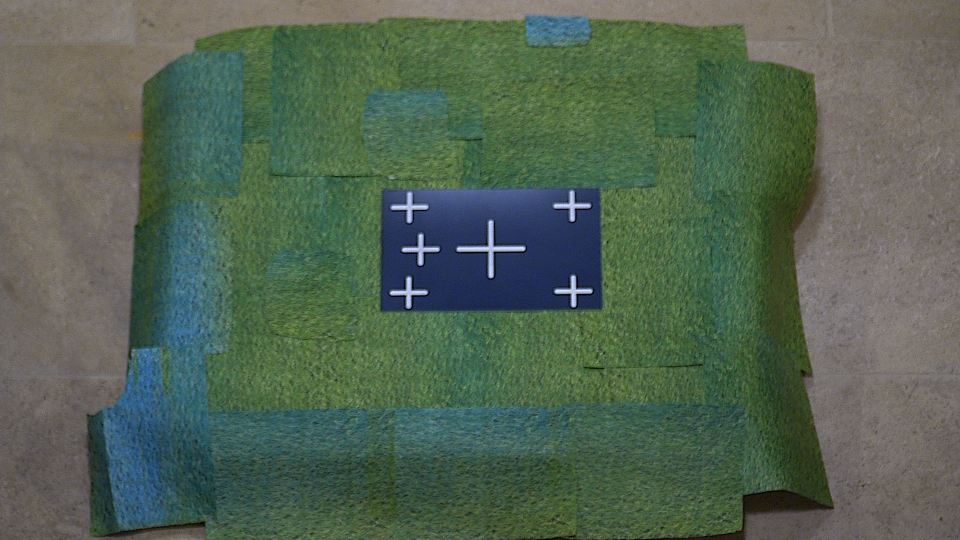
#> input picture jpg_samples/seq2_0 1.jpg, 1920 x 1080 px (shown at 1/2 size)
$ python -i cross_roi.py   (imports and definitions only)
#> lines starting #> are read from the running program, lines starting #| are printed output that depends on the picture; after the words box and inside, x2 and y2 are one past the last pixel; in counts of white or black regions, pixels touching at a corner belong together
# cross_roi.py
from __future__ import annotations

from dataclasses import dataclass
from typing import Optional, Tuple

import numpy as np
import cv2
import torch
from PIL import Image


@dataclass
class RoiResult:
    mask_hw: torch.Tensor          # [1,H,W] float32 in {bg_weight..1} (soft)
    quad_xy: Optional[np.ndarray]  # [4,2] float32 (TL,TR,BR,BL) in resized coords (bbox)
    score: float                   # higher = more confident


def _bbox_to_quad(x0: int, y0: int, x1: int, y1: int) -> np.ndarray:
    """Convert bbox corners into quad TL,TR,BR,BL."""
    return np.array([[x0, y0], [x1, y0], [x1, y1], [x0, y1]], dtype=np.float32)


def _soft_weight_from_bbox(
    H: int,
    W: int,
    x0: int,
    y0: int,
    x1: int,
    y1: int,
    bg_weight: float,
    dilate_px: int,
    blur_px: int,
) -> torch.Tensor:
    hard = np.zeros((H, W), dtype=np.uint8)
    x0 = int(np.clip(x0, 0, W - 1))
    x1 = int(np.clip(x1, 0, W - 1))
    y0 = int(np.clip(y0, 0, H - 1))
    y1 = int(np.clip(y1, 0, H - 1))
    if x1 <= x0 or y1 <= y0:
        # invalid box: return ones
        return torch.ones((1, H, W), dtype=torch.float32)

    hard[y0:y1 + 1, x0:x1 + 1] = 255

    if dilate_px > 0:
        k = cv2.getStructuringElement(cv2.MORPH_ELLIPSE, (2 * dilate_px + 1, 2 * dilate_px + 1))
        hard = cv2.dilate(hard, k, iterations=1)

    soft = hard.astype(np.float32) / 255.0

    if blur_px and blur_px > 1:
        if blur_px % 2 == 0:
            blur_px += 1
        soft = cv2.GaussianBlur(soft, (blur_px, blur_px), 0)

    # map [0..1] -> [bg_weight..1]
    soft = bg_weight + (1.0 - bg_weight) * soft
    return torch.from_numpy(soft).unsqueeze(0).float()


def _detect_white_stroke_cluster_bbox(
    bgr: np.ndarray,
) -> Tuple[Optional[Tuple[int, int, int, int]], float]:
    """
    Detect a cluster of white "stroke-like" components (the crosses) and return a bbox (x0,y0,x1,y1).

    Robust to warm lighting because it works in grayscale with contrast enhancement.
    """

    H, W = bgr.shape[:2]
    gray = cv2.cvtColor(bgr, cv2.COLOR_BGR2GRAY)

    # Contrast normalize for lighting variation (warm cast, shadows)
    clahe = cv2.createCLAHE(clipLimit=2.0, tileGridSize=(8, 8))
    g = clahe.apply(gray)

    # Slight blur to reduce sensor noise / salt-pepper
    g = cv2.GaussianBlur(g, (5, 5), 0)

    # Threshold for bright/white strokes.
    # Using Otsu on many scenes works well; if the scene is very bright, Otsu can fail,
    # but your assumption is: crosses are the brightest, so this is usually fine.
    _, bw = cv2.threshold(g, 0, 255, cv2.THRESH_BINARY + cv2.THRESH_OTSU)

    # Clean speckles and join fragmented strokes slightly
    bw = cv2.morphologyEx(
        bw, cv2.MORPH_OPEN,
        cv2.getStructuringElement(cv2.MORPH_RECT, (3, 3)),
        iterations=1
    )
    bw = cv2.morphologyEx(
        bw, cv2.MORPH_CLOSE,
        cv2.getStructuringElement(cv2.MORPH_RECT, (3, 3)),
        iterations=1
    )

    # Connected components so we can filter by geometry (stroke-like)
    num, labels, stats, _centroids = cv2.connectedComponentsWithStats(bw, connectivity=8)

    # Collect candidate components
    comps = []
    for i in range(1, num):
        x, y, ww, hh, area = stats[i]

        # Basic area filtering: remove tiny noise and huge bright regions
        if area < 20:
            continue
        if area > 0.02 * H * W:
            continue

        # Aspect ratio: strokes can be vertical or horizontal but not insanely long
        ar = ww / (hh + 1e-6)
        if ar < 0.15 or ar > 6.5:
            continue

        # Stroke-likeness via compactness: perimeter^2 / area
        comp_mask = (labels == i).astype(np.uint8) * 255
        cnts, _ = cv2.findContours(comp_mask, cv2.RETR_EXTERNAL, cv2.CHAIN_APPROX_SIMPLE)
        if not cnts:
            continue
        c = cnts[0]
        per = float(cv2.arcLength(c, True))
        a = float(cv2.contourArea(c))
        if a < 1e-6:
            continue
        note = (per * per) / (4.0 * np.pi * a + 1e-6)

        # blobs ~1-2, strokes bigger; clamp to reasonable range
        if note < 2.0 or note > 120.0:
            continue

        comps.append((i, x, y, ww, hh, area, note))

    if len(comps) < 2:
        return None, -1.0

    # Build a bbox union of all candidates (or you could cluster, but usually not needed here)
    xs0 = [c[1] for c in comps]
    ys0 = [c[2] for c in comps]
    xs1 = [c[1] + c[3] for c in comps]
    ys1 = [c[2] + c[4] for c in comps]

    x0, y0, x1, y1 = min(xs0), min(ys0), max(xs1), max(ys1)

    # Expand bbox margin a bit (cross cluster usually needs some padding)
    # Use image-relative padding so it scales across resolutions.
    pad = int(0.04 * max(H, W))  # ~4% of max dimension
    x0 = max(0, x0 - pad)
    y0 = max(0, y0 - pad)
    x1 = min(W - 1, x1 + pad)
    y1 = min(H - 1, y1 + pad)

    # Confidence score:
    # - More components is better
    # - More total bright area is better
    # - Tighter bbox (relative to image) is better
    n = len(comps)
    total_area = float(sum(c[5] for c in comps))
    bbox_area = float((x1 - x0 + 1) * (y1 - y0 + 1))
    tightness = float(total_area / (bbox_area + 1e-6))  # higher when candidates fill bbox

    # Penalize bboxes that cover too much of the image
    frac = bbox_area / (H * W + 1e-6)
    size_pen = float(np.clip(1.0 - frac / 0.40, 0.0, 1.0))  # ok up to ~40% image

    score = (n * 1500.0) + (total_area * 0.5) + (tightness * 3000.0) + (size_pen * 2000.0)
    return (x0, y0, x1, y1), float(score)


def build_cross_weight_mask(
    pil_rgb: Image.Image,
    out_hw: Tuple[int, int],
    bg_weight: float = 0.20,
    dilate_px: int = 10,
    blur_px: int = 11,
) -> RoiResult:
    """
    Returns a soft mask [1,H,W] in [bg_weight..1].
    If detection fails, returns all-ones (no masking).

    This version detects the white cross strokes directly (lighting-robust).
    """
    H_out, W_out = out_hw

    # Resize to model input size
    pil_rs = pil_rgb.resize((W_out, H_out), Image.BILINEAR)
    rgb = np.array(pil_rs, dtype=np.uint8)
    bgr = cv2.cvtColor(rgb, cv2.COLOR_RGB2BGR)

    bbox, score = _detect_white_stroke_cluster_bbox(bgr)

    if bbox is None:
        mask = torch.ones((1, H_out, W_out), dtype=torch.float32)
        return RoiResult(mask_hw=mask, quad_xy=None, score=-1.0)

    x0, y0, x1, y1 = bbox
    quad = _bbox_to_quad(x0, y0, x1, y1)
    mask = _soft_weight_from_bbox(
        H_out, W_out, x0, y0, x1, y1,
        bg_weight=bg_weight,
        dilate_px=dilate_px,
        blur_px=blur_px,
    )
    return RoiResult(mask_hw=mask, quad_xy=quad, score=score)


def apply_cross_roi_weight(x_chw: torch.Tensor, w_1hw: torch.Tensor) -> torch.Tensor:
    """
    Multiply an image tensor [3,H,W] or [6,H,W] by weight map [1,H,W].
    """
    if w_1hw.dtype != x_chw.dtype:
        w_1hw = w_1hw.to(dtype=x_chw.dtype)
    return x_chw * w_1hw


def preprocess_with_cross_mask(
    pil_rgb: Image.Image,
    out_hw: Tuple[int, int],
    x_tensor: Optional[torch.Tensor] = None,
    bg_weight: float = 0.20,
) -> Tuple[torch.Tensor, RoiResult]:
    roi = build_cross_weight_mask(pil_rgb, out_hw=out_hw, bg_weight=bg_weight)
    if x_tensor is None:
        return roi.mask_hw, roi
    x2 = apply_cross_roi_weight(x_tensor, roi.mask_hw)
    return x2, roi


def debug_overlay(img_pil: Image.Image, out_hw=(180, 320), bg_weight: float = 0.20) -> Image.Image:
    """
    Debug overlay: red = ROI, green box = detected bbox (quad).
    Uses raw mask thresholding for visualization (not weight thresholding).
    """
    img_rgb = np.array(img_pil.convert("RGB"))
    H, W = out_hw

    roi = build_cross_weight_mask(img_pil, out_hw=out_hw, bg_weight=bg_weight)
    img_rs = cv2.resize(img_rgb, (W, H), interpolation=cv2.INTER_AREA)

    m = roi.mask_hw.squeeze(0).numpy()
    raw = (m - bg_weight) / (1.0 - bg_weight + 1e-6)
    raw = np.clip(raw, 0.0, 1.0)
    m_bin = (raw > 0.5).astype(np.uint8)

    overlay = img_rs.copy()
    overlay[m_bin > 0] = (255, 0, 0)
    out = cv2.addWeighted(img_rs, 0.80, overlay, 0.20, 0)

    if roi.quad_xy is not None:
        q = roi.quad_xy.astype(np.int32)
        cv2.polylines(out, [q], isClosed=True, color=(0, 255, 0), thickness=2)
        cv2.putText(
            out,
            f"score={roi.score:.0f}",
            (q[0][0], max(0, q[0][1] - 5)),
            cv2.FONT_HERSHEY_SIMPLEX,
            0.5,
            (0, 255, 0),
            1,
            cv2.LINE_AA,
        )
    else:
        cv2.putText(
            out,
            "ROI FAIL",
            (10, 20),
            cv2.FONT_HERSHEY_SIMPLEX,
            0.6,
            (255, 0, 0),
            2,
            cv2.LINE_AA,
        )

    return Image.fromarray(out)

>>> from PIL import Image
>>> picture = Image.open('jpg_samples/seq2_0 1.jpg')
#> picture is the input picture: PIL image 1920x1080 RGB; mean R, G, B 82.8, 99.5, 83
>>> result = debug_overlay(picture)
#> in build_cross_weight_mask, `pil_rs = pil_rgb.resize((W_out, H_out), Image.BILINEAR)`:
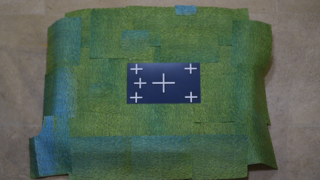
#> pil_rs: PIL image 320x180 RGB; mean R, G, B 82.8, 99.5, 83
#> in _detect_white_stroke_cluster_bbox, `gray = cv2.cvtColor(bgr, cv2.COLOR_BGR2GRAY)`:
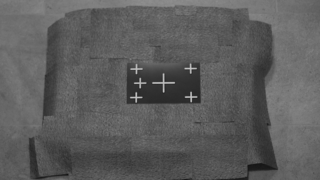
#> gray: shape (180, 320); min 19, max 196, mean 92.7
#> in _detect_white_stroke_cluster_bbox, `g = cv2.GaussianBlur(g, (5, 5), 0)`:
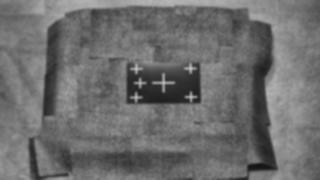
#> g: shape (180, 320); min 19, max 194, mean 109.2
#> in _detect_white_stroke_cluster_bbox, `_, bw = cv2.threshold(g, 0, 255, cv2.THRESH_BINARY + cv2.THRESH_OTSU)`:
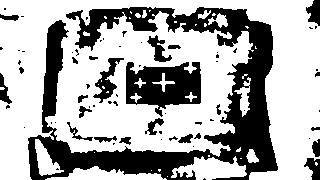
#> bw: shape (180, 320); 67.1% white; 69 black regions (46 under 20 px), largest, box (x1, y1, x2, y2) and area: (28, 7, 278, 180) 13741, (126, 62, 201, 117) 2629, (93, 58, 124, 103) 475
#> in _detect_white_stroke_cluster_bbox, `bw = cv2.morphologyEx( bw, cv2.MORPH_OPEN, cv2.getStructuringElement(c..`: bw: shape (180, 320); 65.9% white; 53 black regions (32 under 20 px), largest, box (x1, y1, x2, y2) and area: (28, 7, 278, 180) 14172, (126, 62, 201, 135) 2903, (93, 58, 124, 103) 511
#> in _detect_white_stroke_cluster_bbox, `bw = cv2.morphologyEx( bw, cv2.MORPH_CLOSE, cv2.getStructuringElement(..`:
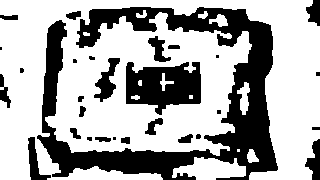
#> bw: shape (180, 320); 66.9% white; 29 black regions (8 under 20 px), largest, box (x1, y1, x2, y2) and area: (37, 7, 278, 180) 13508, (126, 62, 201, 115) 2725, (94, 58, 120, 102) 493
#> in _detect_white_stroke_cluster_bbox, `num, labels, stats, _centroids = cv2.connectedComponentsWithStats(bw, ..`:
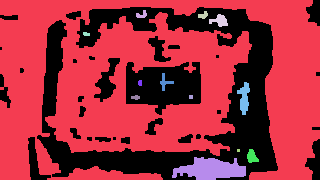
#> labels: shape (180, 320) int32; 14 distinct labels, from 0 to 13; one colour per label, 0 black
#> in _detect_white_stroke_cluster_bbox, `num, labels, stats, _centroids = cv2.connectedComponentsWithStats(bw, ..`: num = 14; stats = 14 rows, first 6: [0, 0, 320, 180, 19056], [0, 0, 320, 180, 36636], [136, 10, 11, 8, 53], [198, 11, 10, 8, 50], [209, 14, 19, 13, 139], [83, 32, 7, 4, 24]
#> the loop in _detect_white_stroke_cluster_bbox, `for i in range(1, num):` made 13 passes
#> (x, y, ww, hh, area, ar, per, a) on passes 2, 3, 4, 5, 6, 7, 8, 9, 12, 13: (136, 10, 11, 8, 53, 1.37, 33.9, 36.5), (198, 11, 10, 8, 50, 1.25, 28.49, 36), (209, 14, 19, 13, 139, 1.46, 56.38, 112.5), (83, 32, 7, 4, 24, 1.75, 16.83, 15), (160, 73, 14, 18, 89, 0.778, 56.49, 61), (138, 80, 4, 6, 22, 0.667, 14.83, 14), (237, 82, 13, 33, 242, 0.394, 86.63, 201), (131, 95, 9, 5, 33, 1.8, 21.66, 22), (247, 149, 12, 14, 111, 0.857, 41.56, 91.5), (172, 157, 74, 23, 1120, 3.22, 204.1, 1024)
#> after the loop in _detect_white_stroke_cluster_bbox, `for i in range(1, num):`:
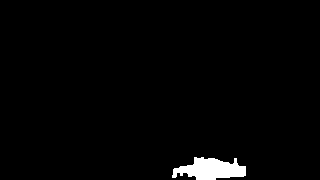
#> comp_mask: shape (180, 320); 1.9% white; 1 white region, box (x1, y1, x2, y2) and area: (172, 157, 246, 180) 1120
#> after the loop in _detect_white_stroke_cluster_bbox, `for i in range(1, num):`: comps = [(2, 136, 10, 11, 8, 53, 2.51), (4, 209, 14, 19, 13, 139, 2.25), (6, 160, 73, 14, 18, 89, 4.16), (8, 237, 82, 13, 33, 242, 2.97), (13, 172, 157, 74, 23, 1120, 3.24)]
#> in _detect_white_stroke_cluster_bbox, `xs0 = [c[1] for c in comps]`: xs0 = [136, 209, 160, 237, 172]
#> in _detect_white_stroke_cluster_bbox, `ys0 = [c[2] for c in comps]`: ys0 = [10, 14, 73, 82, 157]
#> in _detect_white_stroke_cluster_bbox, `xs1 = [c[1] + c[3] for c in comps]`: xs1 = [147, 228, 174, 250, 246]
#> in _detect_white_stroke_cluster_bbox, `ys1 = [c[2] + c[4] for c in comps]`: ys1 = [18, 27, 91, 115, 180]
#> in _detect_white_stroke_cluster_bbox, `x0, y0, x1, y1 = min(xs0), min(ys0), max(xs1), max(ys1)`: x0 = 136; y0 = 10; x1 = 250; y1 = 180
#> in _detect_white_stroke_cluster_bbox, `x0 = max(0, x0 - pad)`: x0 = 124
#> in _detect_white_stroke_cluster_bbox, `y0 = max(0, y0 - pad)`: y0 = 0
#> in _detect_white_stroke_cluster_bbox, `x1 = min(W - 1, x1 + pad)`: x1 = 262
#> in _detect_white_stroke_cluster_bbox, `y1 = min(H - 1, y1 + pad)`: y1 = 179
#> in _detect_white_stroke_cluster_bbox, `n = len(comps)`: n = 5
#> in _detect_white_stroke_cluster_bbox, `total_area = float(sum(c[5] for c in comps))`: total_area = 1643
#> in _detect_white_stroke_cluster_bbox, `bbox_area = float((x1 - x0 + 1) * (y1 - y0 + 1))`: bbox_area = 25020
#> in _detect_white_stroke_cluster_bbox, `tightness = float(total_area / (bbox_area + 1e-6))`: tightness = 0.0657
#> in _detect_white_stroke_cluster_bbox, `frac = bbox_area / (H * W + 1e-6)`: frac = 0.434
#> in _detect_white_stroke_cluster_bbox, `size_pen = float(np.clip(1.0 - frac / 0.40, 0.0, 1.0))`: size_pen = 0
#> in _detect_white_stroke_cluster_bbox, `score = (n * 1500.0) + (total_area * 0.5) + (tightness * 3000.0) + (si..`: score = 8518.5
#> in build_cross_weight_mask, `bbox, score = _detect_white_stroke_cluster_bbox(bgr)`: bbox = (124, 0, 262, 179); score = 8518.5
#> in build_cross_weight_mask, `x0, y0, x1, y1 = bbox`: x0 = 124; y0 = 0; x1 = 262; y1 = 179
#> in build_cross_weight_mask, `quad = _bbox_to_quad(x0, y0, x1, y1)`: quad = [[124, 0], [262, 0], [262, 179], [124, 179]]
#> in _soft_weight_from_bbox, `x0 = int(np.clip(x0, 0, W - 1))`: x0 = 124
#> in _soft_weight_from_bbox, `x1 = int(np.clip(x1, 0, W - 1))`: x1 = 262
#> in _soft_weight_from_bbox, `y0 = int(np.clip(y0, 0, H - 1))`: y0 = 0
#> in _soft_weight_from_bbox, `y1 = int(np.clip(y1, 0, H - 1))`: y1 = 179
#> (the run stopped early here; a loop or call above may not have finished)
